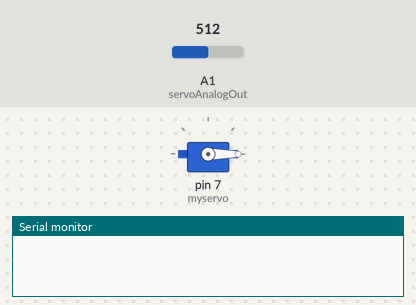
Recording of a sketch running on a simulated Arduino Uno, built with avr-gcc and run on an emulated ATmega328P. On the bench: servo, the last lines printed to the serial monitor. The inputs (shaded band) are chosen by the test bench; at power-on: A1 (servoAnalogOut) = 512.

Above: at 0.1 s.
At 2.6 s:
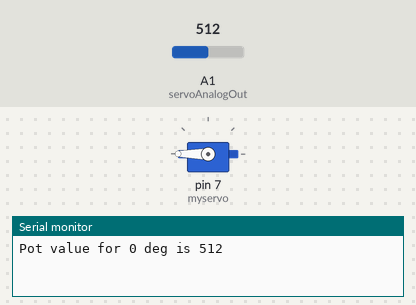
At 5.1 s:
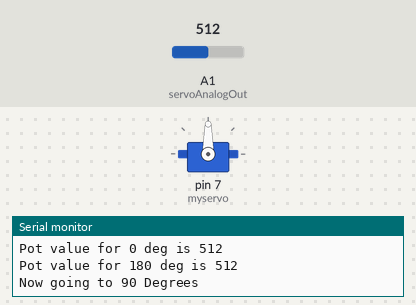
Timing chart, 0 to 6.6 s (numbered marks = the images above):
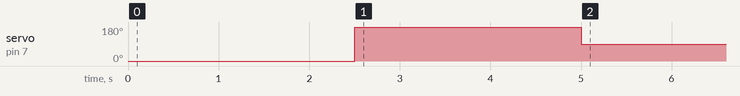

The sketch:

ServoRead.ino
```cpp
#include <Servo.h>

Servo myservo;  // create servo object to control a servo

const int servoAnalogOut=A1; //The new Servo Pin
unsigned int servoValue0Deg, servoValue180Deg; // Vaiables to store min and max values of servo's pot
int pos = 0;    // variable to store the servo position

void setup() {
  myservo.attach(7);  // attaches the servo on pin 9 to the servo object
  Serial.begin(9600);
  calibration();
}

void loop() {
 Serial.println(map(analogRead(servoAnalogOut),servoValue0Deg,servoValue180Deg, 0, 180));
 delay(500);
}

void calibration(){
  myservo.write(0); //set the servo to 0 position
  delay(2000); //wait for the servo to reach there
  servoValue0Deg= analogRead(servoAnalogOut); // Pot value at 0 degrees
  Serial.println("Pot value for 0 deg is " + String(servoValue0Deg)); // Print it!
  delay(500); //fancy delay
  myservo.write(180); //go to 180 degrees
  delay(2000); //wait for the servo to reach there
  servoValue180Deg= analogRead(servoAnalogOut); //pot value at 180 deg
  Serial.println("Pot value for 180 deg is " + String(servoValue0Deg));
  delay(500); //fancy delay
  Serial.println("Now going to 90 Degrees"); //It does what it says
  myservo.write(90);// going to 90 degrees
  delay(2000);// wait for it to reach there
  myservo.detach(); // stop the PWM so that we can freely move the servo
  delay(1000);

}
```
